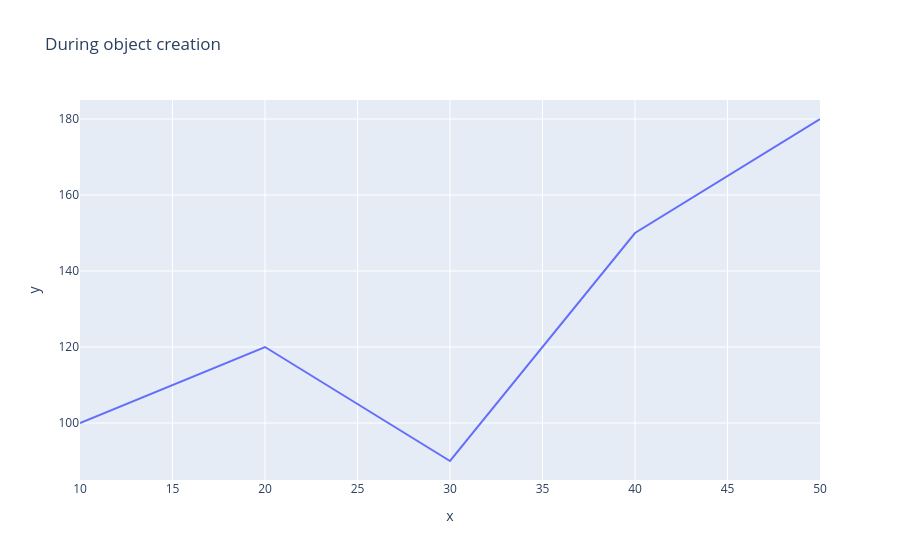
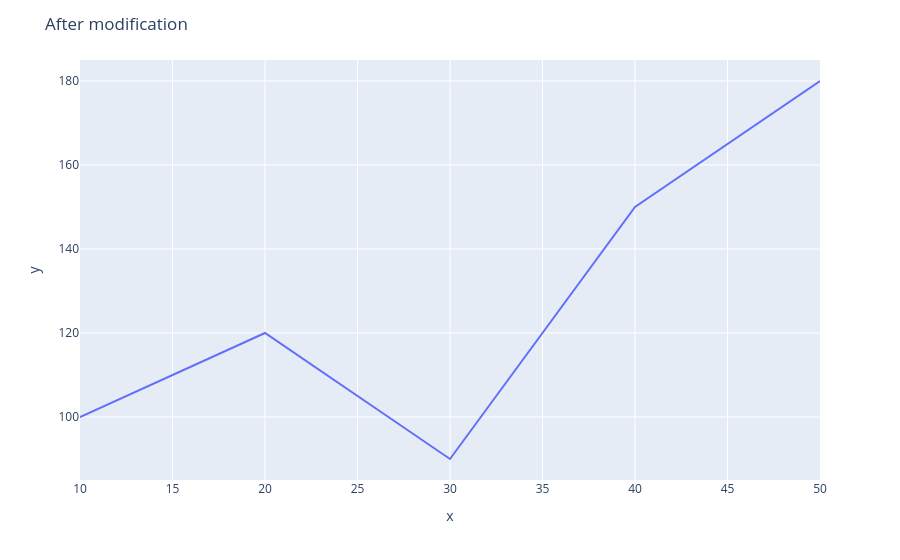
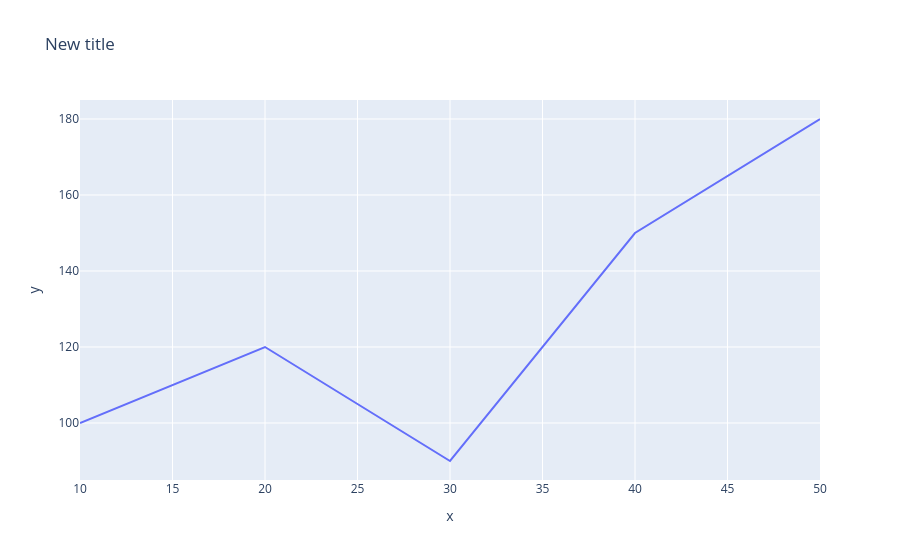

These figures' notebook cell, in order:
### Code cell
# modification using fig.update_layout()
# 1. during object creation
fig = px.line(x=x,y=y, title = "During object creation")
fig.show()

# 2. after creation during modification
fig = px.line(x=x, y=y)
fig.update_layout(title = "After modification")
fig.show()

# 3. during and after creation of object
fig = px.line(x=x,y=y, title = "old title")
fig.update_layout(title = "New title")
fig.show()

### Figure 1 — Plotly figure (JSON) as saved in the notebook; plotly's stock layout.template omitted (floating-point values rounded to 4 significant figures)
{"data": [{"hovertemplate": "x=%{x}<br>y=%{y}<extra></extra>", "legendgroup": "", "line": {"color": "#636efa", "dash": "solid"}, "marker": {"symbol": "circle"}, "mode": "lines", "name": "", "orientation": "v", "showlegend": false, "type": "scatter", "x": [10, 20, 30, 40, 50], "xaxis": "x", "y": [100, 120, 90, 150, 180], "yaxis": "y"}], "layout": {"legend": {"tracegroupgap": 0}, "title": {"text": "During object creation"}, "xaxis": {"anchor": "y", "domain": [0, 1], "title": {"text": "x"}}, "yaxis": {"anchor": "x", "domain": [0, 1], "title": {"text": "y"}}}}

### Figure 2 — Plotly figure (JSON) as saved in the notebook; plotly's stock layout.template omitted (floating-point values rounded to 4 significant figures)
{"data": [{"hovertemplate": "x=%{x}<br>y=%{y}<extra></extra>", "legendgroup": "", "line": {"color": "#636efa", "dash": "solid"}, "marker": {"symbol": "circle"}, "mode": "lines", "name": "", "orientation": "v", "showlegend": false, "type": "scatter", "x": [10, 20, 30, 40, 50], "xaxis": "x", "y": [100, 120, 90, 150, 180], "yaxis": "y"}], "layout": {"legend": {"tracegroupgap": 0}, "margin": {"t": 60}, "title": {"text": "After modification"}, "xaxis": {"anchor": "y", "domain": [0, 1], "title": {"text": "x"}}, "yaxis": {"anchor": "x", "domain": [0, 1], "title": {"text": "y"}}}}

### Figure 3 — Plotly figure (JSON) as saved in the notebook; plotly's stock layout.template omitted (floating-point values rounded to 4 significant figures)
{"data": [{"hovertemplate": "x=%{x}<br>y=%{y}<extra></extra>", "legendgroup": "", "line": {"color": "#636efa", "dash": "solid"}, "marker": {"symbol": "circle"}, "mode": "lines", "name": "", "orientation": "v", "showlegend": false, "type": "scatter", "x": [10, 20, 30, 40, 50], "xaxis": "x", "y": [100, 120, 90, 150, 180], "yaxis": "y"}], "layout": {"legend": {"tracegroupgap": 0}, "title": {"text": "New title"}, "xaxis": {"anchor": "y", "domain": [0, 1], "title": {"text": "x"}}, "yaxis": {"anchor": "x", "domain": [0, 1], "title": {"text": "y"}}}}
